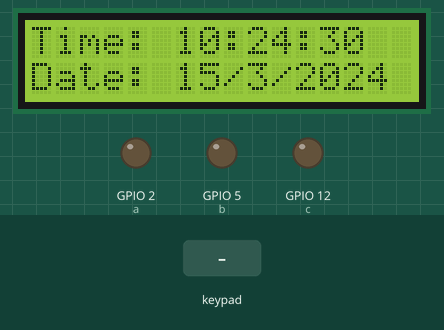
Bench run of a sketch on a simulated ESP32. Parts: 16×2 character LCD, output pins drawn as LEDs (lit = HIGH). Inputs (shaded band) come from the test bench. WiFi joins after 1.5 s; servers stay silent unless stated; the local clock reads 2024-03-15 10:24:30 at power-on unless the sketch sets it; what the sketch prints to the serial monitor is not drawn.

Above: at 1.2 s.
1.3 s: key 'C' pressed
At 3.3 s:
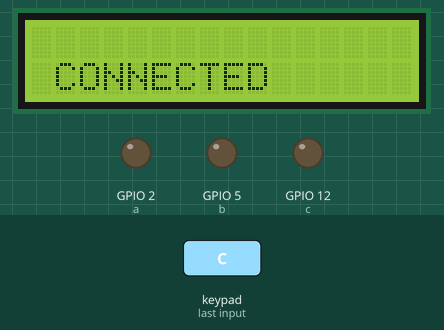
3.4 s: keypad keys 4 1 3 1 4 2 7 pressed 0.4 s apart
At 5.1 s:
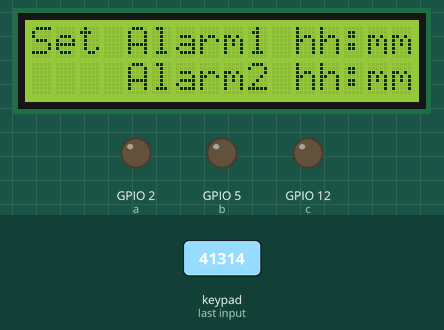
7.7 s: key 'E' pressed
At 8.9 s:
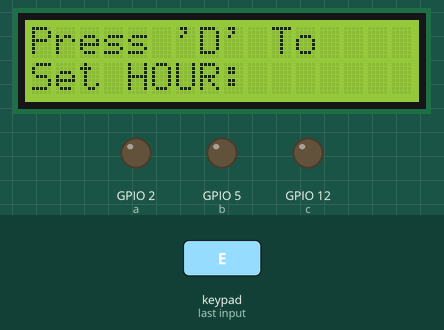
9.2 s: key '^' pressed
At 10.8 s:
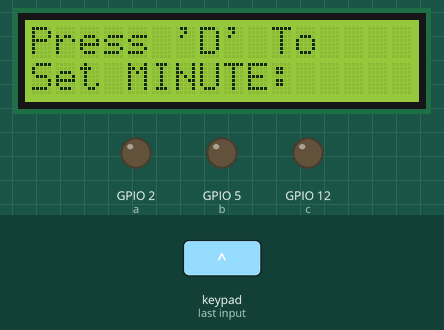
11.2 s: key 'v' pressed
At 12.2 s:
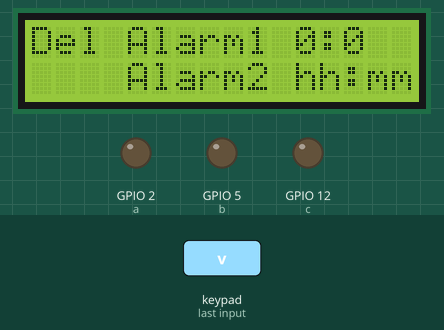
13.2 s: key 'v' pressed
At 14.4 s:
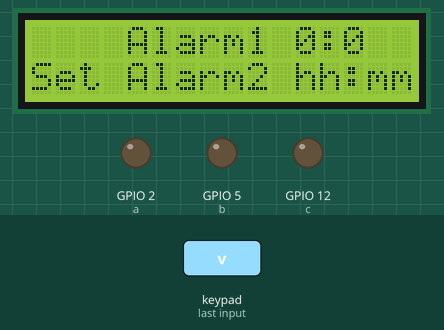
Timing chart, 0 to 15.7 s (numbered marks = the images above; inputs shaded):
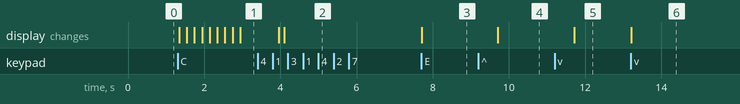

The sketch:

final_code.ino
```cpp
#include <WiFi.h>
#include "time.h"
#include "sntp.h"
#include <LiquidCrystal.h>
#include <RTClib.h>
#include <EEPROM.h>
#include <Keypad.h>
//#include <ESP32Servo.h>

//Servo myservo1, myservo2;
int a = 2, b = 5, c = 12, alarm_state = 0, mn2 = -1;

RTC_DS3231 rtc;

char daysOfWeek[7][12] = {
  "Sunday",
  "Monday",
  "Tuesday",
  "Wednesday",
  "Thursday",
  "Friday",
  "Saturday"
};

int flag = 1;
int pos = 0;
int Lcount = -32760;
//int buzz = 13;
//int addr = 17;
struct alarms {
  int set = 0;
  int hour = -1;
  int minute = -1;
};

alarms arm[5];
const char* ssid = "Zaman";
const char* password = "blacksheep";

const char* ntpServer1 = "pool.ntp.org";
const char* ntpServer2 = "time.nist.gov";
const long gmtOffset_sec = 21600;
const int daylightOffset_sec = 3600;
int rs = 19;
int en = 23;
int d4 = 18;
int d5 = 17;
int d6 = 16;
int d7 = 15;
LiquidCrystal lcd(rs, en, d4, d5, d6, d7);
const char* time_zone = "CET-1CEST,M3.5.0,M10.5.0/3";  // TimeZone rule for Europe/Rome including daylight adjustment rules (optional)

const byte ROWS = 4;  //four rows

const byte COLS = 4;  //three columns

char keys[ROWS][COLS] = {

  { '1', '2', '3', '^' },

  { '4', '5', '6', 'v' },

  { '7', '8', '9', 'C' },

  { 'B', '0', 'c', 'E' }

};

byte rowPins[ROWS] = { 4, 13, 14, 27 };  //connect to the row pinouts of the keypad

byte colPins[COLS] = { 26, 25, 33, 32 };  //connect to the column pinouts of the keypad

int hr, mn;
Keypad keypad = Keypad(makeKeymap(keys), rowPins, colPins, ROWS, COLS);

void timeScreen() {          // function to display Date and time in LCD screen
  DateTime now = rtc.now();  // take rtc time and print in display
  hr = now.hour();
  mn = now.minute();
  lcd.clear();
  lcd.setCursor(0, 0);
  lcd.print("Time:");
  lcd.setCursor(6, 0);
  lcd.print(now.hour(), DEC);
  lcd.print(":");
  lcd.print(now.minute(), DEC);
  lcd.print(":");
  lcd.print(now.second(), DEC);
  lcd.setCursor(0, 1);
  lcd.print("Date: ");
  lcd.print(now.day(), DEC);
  lcd.print("/");
  lcd.print(now.month(), DEC);
  lcd.print("/");
  lcd.print(now.year(), DEC);
  //delay(100);
}
void printLocalTime() {
  lcd.clear();
  lcd.setCursor(0, 0);
  //lcd.print("Connecting to %s ", ssid);
  lcd.print("Connecting to");
  lcd.setCursor(0, 1);
  lcd.print("WiFi");
  WiFi.begin(ssid, password);
  int cnt = 0;
  while (WiFi.status() != WL_CONNECTED) {
    //timeScreen();
    delay(200);
    lcd.print(".");
    cnt++;
    if (cnt > 40) break;
  }
  if (cnt < 40) {
    lcd.clear();
    lcd.setCursor(0, 1);
    lcd.print(" CONNECTED");
    delay(1000);
  }
  struct tm timeinfo;
  if (!getLocalTime(&timeinfo)) {
    Serial.println("No time available (yet)");
    return;
  }
  Serial.println(&timeinfo, "%A, %B %d %Y %H:%M:%S");
  lcd.clear();
  lcd.setCursor(0, 0);
  int s = timeinfo.tm_sec;
  //h -= 22;
  int m = timeinfo.tm_min;
  int h = timeinfo.tm_hour;
  int M = timeinfo.tm_mon;
  M++;
  int d = timeinfo.tm_mday;
  int y = timeinfo.tm_year;
  y -= 100;
  // Serial.print(h);
  // Serial.print(" : ");
  // Serial.print(m);
  // Serial.print(" : ");
  // Serial.print(s);
  // Serial.print(" : ");
  // Serial.print(d);
  // Serial.print(" : ");
  // Serial.print(M);
  // Serial.print(" : ");
  // Serial.print(y);
  // Serial.println(" : ");
  rtc.adjust(DateTime(y, M, d, h, m, s));
  // lcd.print(s, DEC);
  // lcd.print(":");
  // lcd.print(m, DEC);
  // lcd.print(":");
  // lcd.print(h, DEC);
  // //lcd.println(&timeinfo, %B %d %Y");
  // lcd.setCursor(0, 1);
  //lcd.println(&timeinfo, %a %H:%Y:%S");
}

// Callback function (get's called when time adjusts via NTP)
void timeavailable(struct timeval* t) {
  Serial.println("Got time adjustment from NTP!");
  printLocalTime();
}

void setup() {
  Serial.begin(115200);

  pinMode(a, OUTPUT);
  pinMode(b, OUTPUT);
  pinMode(c, OUTPUT);


  if (!rtc.begin()) {
    Serial.println("RTC module is NOT found");
    Serial.flush();
    while (1)
      ;
  }
  //rtc.adjust(DateTime(2024, 2, 24, 21, 30, 0)); // adjust time manually
  lcd.begin(16, 2);
  lcd.setCursor(0, 0);

  // set notification call-back function
  sntp_set_time_sync_notification_cb(timeavailable);

  /**
   * NTP server address could be aquired via DHCP,
   *
   * NOTE: This call should be made BEFORE esp32 aquires IP address via DHCP,
   * otherwise SNTP option 42 would be rejected by default.
   * NOTE: configTime() function call if made AFTER DHCP-client run
   * will OVERRIDE aquired NTP server address
   */
  sntp_servermode_dhcp(1);  // (optional)

  /**
   * This will set configured ntp servers and constant TimeZone/daylightOffset
   * should be OK if your time zone does not need to adjust daylightOffset twice a year,
   * in such a case time adjustment won't be handled automagicaly.
   */
  configTime(gmtOffset_sec, daylightOffset_sec, ntpServer1, ntpServer2);

  /**
   * A more convenient approach to handle TimeZones with daylightOffset
   * would be to specify a environmnet variable with TimeZone definition including daylight adjustmnet rules.
   * A list of rules for your zone could be obtained from https://github.com/esp8266/Arduino/blob/master/cores/esp8266/TZ.h
   */
  //configTzTime(time_zone, ntpServer1, ntpServer2);

  //connect to WiFi
}


int sethour()  //for setting the hour format

{
  lcd.clear();
  lcd.setCursor(0, 0);

  lcd.print("Press 'D' To");

  lcd.setCursor(0, 1);

  lcd.print("Set HOUR:");

  int val1 = getKeypadIntegerMulti();

  Serial.println("Value is");

  Serial.println(val1);

  delay(500);

  lcd.clear();

  return val1;
}


int setmin()  //for setting the minute format

{
  lcd.clear();
  lcd.setCursor(0, 0);

  lcd.print("Press 'D' To");

  lcd.setCursor(0, 1);

  lcd.print("Set MINUTE:");

  int val2 = getKeypadIntegerMulti();

  Serial.println("Value is");

  Serial.println(val2);

  delay(500);
  lcd.clear();
  return val2;
}

long getKeypadIntegerMulti()

{
  long value = 0;  // the number accumulator

  long keyvalue;  // the key pressed at current moment

  int isnum;

  Serial.println("Enter the digits ");

  Serial.print("You have typed: ");

  do

  {

    keyvalue = keypad.getKey();  // input the key

    isnum = (keyvalue >= '0' && keyvalue <= '9');  // is it a digit?

    if (isnum)

    {

      Serial.print(keyvalue - '0');

      lcd.print(keyvalue - '0');

      value = value * 10 + keyvalue - '0';  // accumulate the input number
    }


  } while (isnum || !keyvalue);  // until not a digit or while no key pressed

  Serial.println(" ");
  Serial.print("Returning from funtion: ");
  Serial.println(value);

  return value;
}  //getKeypadInteger

void set_alarm() {
  if (arm[pos].set == 1) {
    lcd.clear();
    arm[pos].set = 0;
    lcd.print("Alarm");
    lcd.print(pos + 1);
    lcd.print(" Deleted!");
    delay(1000);
  } else {
    arm[pos].set = 1;
    arm[pos].hour = sethour();
    // Serial.print(hr2);
    //Serial.println("  hr2 set");
    arm[pos].minute = setmin();
  }
  menu1();
}

void m1() {
  while (flag == 1) {

    char key = keypad.getKey();

    if (key == '^' && pos > 0) {
      pos--;
      menu1();
    } else if (key == 'v' && pos < 3) {
      pos++;
      menu1();
    } else if (key == 'B') break;
    else if (key == 'E') set_alarm();
  }
}

void menu1() {
  lcd.clear();
  lcd.setCursor(0, 0);
  if (pos == 0) {

    if (arm[0].set) {
      lcd.print("Del Alarm1 ");
      lcd.print(arm[0].hour);
      lcd.print(":");
      lcd.print(arm[0].minute);
    } else {
      lcd.print("Set Alarm1 ");
      lcd.print("hh:mm");
    }
    lcd.setCursor(4, 1);
    lcd.print("Alarm2 ");
    if (arm[1].set) {
      lcd.print(arm[1].hour);
      lcd.print(":");
      lcd.print(arm[1].minute);
    } else {
      lcd.print("hh:mm");
    }
  } else {
    lcd.print("    Alarm");
    lcd.print(pos);
    lcd.print(" ");
    if (arm[pos - 1].set) {
      lcd.print(arm[pos - 1].hour);
      lcd.print(":");
      lcd.print(arm[pos - 1].minute);
    } else lcd.print("hh:mm");
    lcd.setCursor(0, 1);

    if (arm[pos].set) {
      lcd.print("Del Alarm");
      lcd.print(pos + 1);
      lcd.print(" ");
      lcd.print(arm[pos].hour);
      lcd.print(":");
      lcd.print(arm[pos].minute);
    } else {
      lcd.print("Set Alarm");
      lcd.print(pos + 1);
      lcd.print(" ");
      lcd.print("hh:mm");
    }
  }
}

void selector(int s) {
  if (s == 0) {
    digitalWrite(a, LOW);
    digitalWrite(b, LOW);
    digitalWrite(c, LOW);
  } else if (s == 1) {
    digitalWrite(a, LOW);
    digitalWrite(b, LOW);
    digitalWrite(c, HIGH);
  } else if (s == 2) {
    digitalWrite(a, LOW);
    digitalWrite(b, HIGH);
    digitalWrite(c, LOW);
  } else if (s == 3) {
    digitalWrite(a, HIGH);
    digitalWrite(b, HIGH);
    digitalWrite(c, LOW);
  } else if (s == 4) {
    digitalWrite(a, HIGH);
    digitalWrite(b, LOW);
    digitalWrite(c, LOW);
  } else if (s == 5) {
    // digitalWrite(a, HIGH);
    // digitalWrite(b, LOW);

    // myservo1.write(90);
    //digitalWrite(c, LOW);
  } else if (s == 6) {
    //digitalWrite(a, LOW);
    //digitalWrite(b, HIGH);
    // digitalWrite(c, HIGH);


    //myservo2.write(90);
  } else if (s == 7) {
    digitalWrite(a, HIGH);
    digitalWrite(b, HIGH);
    digitalWrite(c, HIGH);
  }
}


void check_alarm() {
  for (int i = 0; i < 4; i++) {
    if (arm[i].set == 1 && arm[i].hour == hr && arm[i].minute == mn) {

      lcd.clear();
      lcd.print("Take Medicine");

      lcd.setCursor(0, 1);
      lcd.print("from box ");
      lcd.print(i + 1);
      mn2 = mn;  // mn2 temporarily save the current minute that has alarm.


      while (flag) {
        if (Lcount == 0)  // loop count value is set to minimize at each iterartion
        {
          if (pos == 3) Lcount = 250;  // longer loop value for 4th alarm
          else Lcount = 200;           // general loop value for alarms.
          selector(i + 1);             // selects output combination
        }

        else if (pos == 0 && Lcount == 100)  // first alarm sequence
        {
          selector(7);
        } else if (pos == 1)  // 2nd alarm sequence
        {
          if (Lcount == 100) selector(7);
          else if (Lcount == 55) selector(0);
          else if (Lcount == 45) selector(7);

        } else if (pos == 2)  // 3rd alarm sequence
        {
          if (Lcount == 110) selector(7);
          else if (Lcount == 80) selector(0);
          else if (Lcount == 70) selector(7);
          else if (Lcount == 40) selector(0);
          else if (Lcount == 30) selector(7);

        } else if (pos == 3)  // 4th alarm sequence
        {
          if (Lcount == 190) selector(7);
          else if (Lcount == 150) selector(0);
          else if (Lcount == 140) selector(7);
          else if (Lcount == 100) selector(0);
          else if (Lcount == 90) selector(7);
          else if (Lcount == 50) selector(0);
          else if (Lcount == 40) selector(7);
        }
        char key = keypad.getKey();
        if (key) {
          return;
        }
        delay(15);
        Lcount--;
      }
    }
  }
}

int L = 0;
void loop() {
  if (L == 0) L = 15;
  if (L == 15) {
    Lcount = 0;
    selector(0);
    timeScreen();
    if (mn2 != mn) check_alarm();  // when temporary minute is not equal to current minute
    if (mn2 != mn) mn2 = -1;       // while changing the temporary minute so that
  }
  char key = keypad.getKey();
  if (key == 'C') {
    printLocalTime();
    // lcd.clear();
    // lcd.setCursor(0, 0);
    // lcd.print("Connecting to Wifi");
    // delay(1000);

  } else if (key) {
    pos = 0;
    menu1();
    m1();
  }
  delay(50);
  L--;
}
```

Measured:
- after the input at 1.3 s, the display: first changes at once (image 1 shows a later state)
- after the input at 3.4 s, the display: first differs from a run without the input after 0.71 s (image 2)
- after the input at 7.7 s, the display: changes at once (image 3)
- after the input at 9.2 s, the display: changes after 0.51 s (image 4)
- after the input at 11.2 s, the display: changes after 0.51 s (image 5)
- after the input at 13.2 s, the display: changes at once (image 6)
